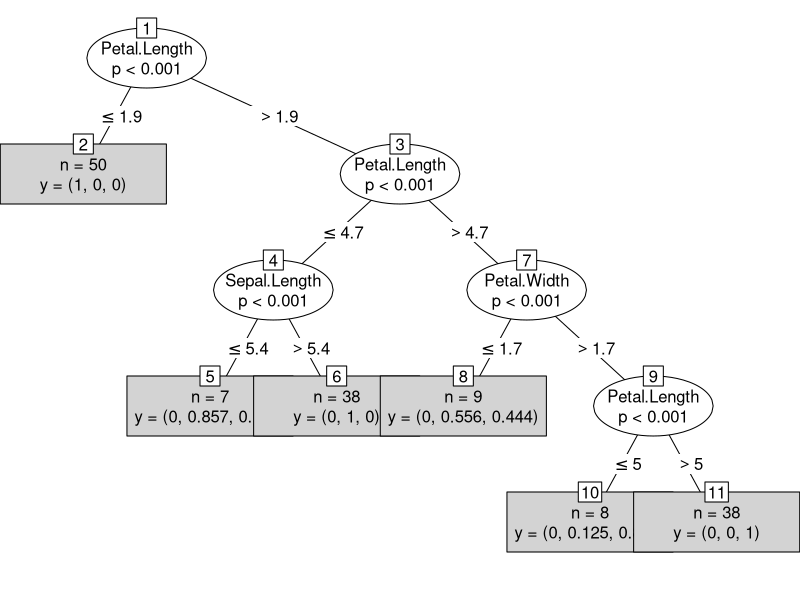

Reproduce this figure in R.
## ---- chunk 1
#| label: random-forest-tree
#| code-fold: true
#| message: false
#| fig-width: 12
library(party)

cf <- ctree(Species ~ .,
        data = iris,
        controls = cforest_control(mtry = 2, mincriterion = 0))

plot(cf, type = "simple")
